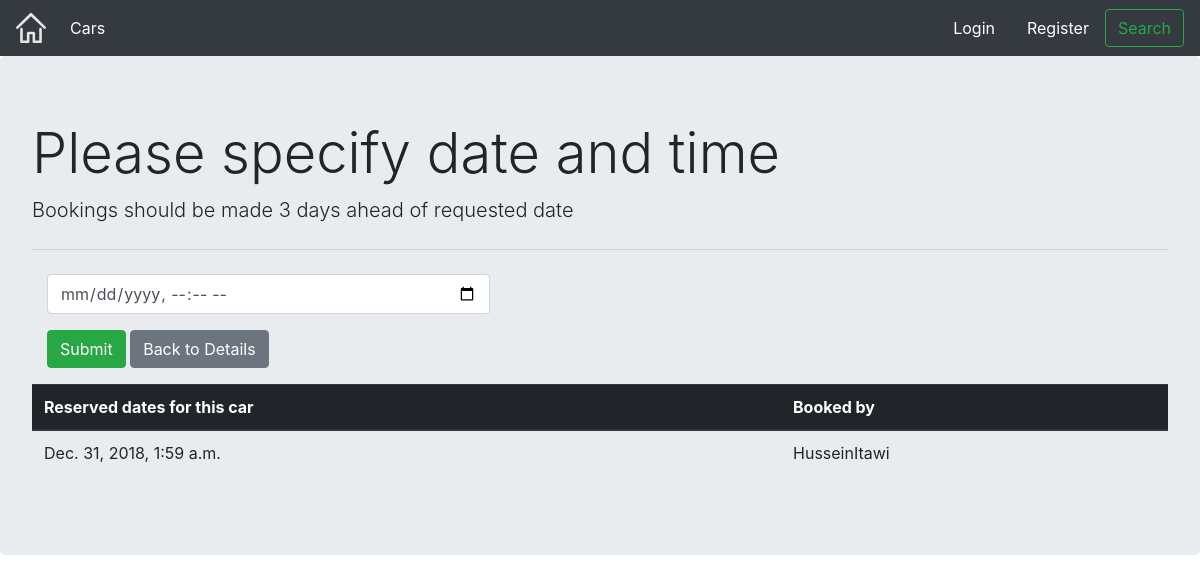
Before: /testdrive/booking/1 with the older database file.
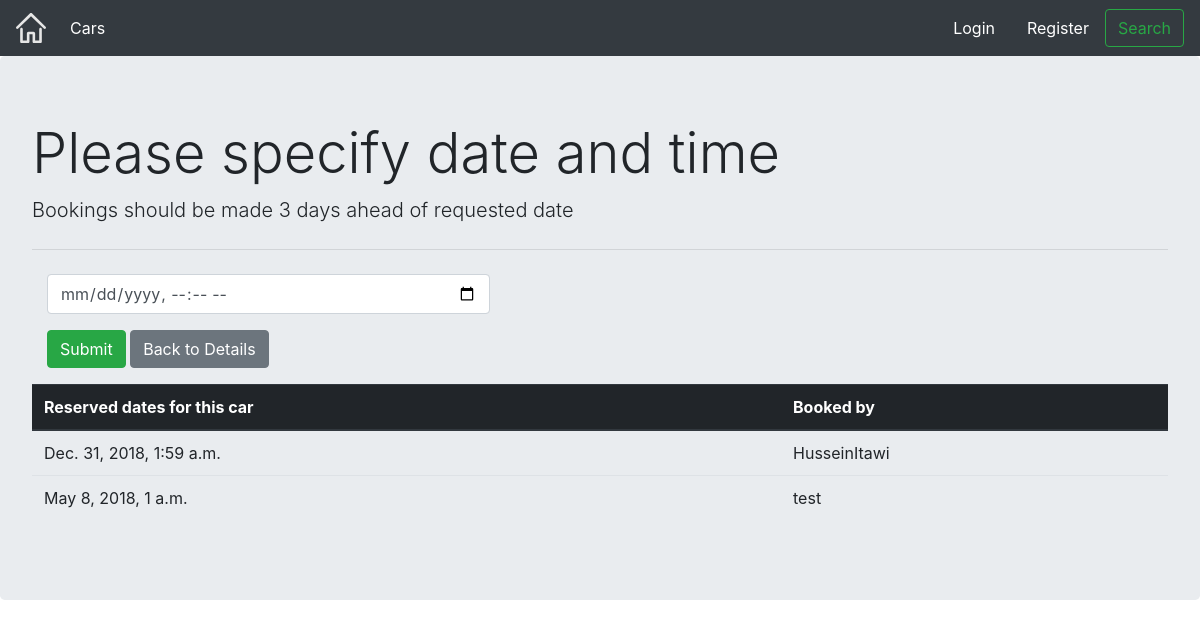
After: the same page with the newer database file.
### testdrive/models.py (models this page shows, shortened)
class TDModel(models.Model):
    driveDate = models.DateTimeField('Test Drive Date', default=datetime.now)
    driveCar = models.ForeignKey(CarModel, on_delete=models.CASCADE, default=1)
    driver = models.ForeignKey(User, on_delete=models.CASCADE, default=1)

### testdrive/views.py (the view)
# urls.py: url(r'^booking/(?P<pk>[0-9]+)$', views.createTD, name='booking'),
def createTD(request, pk):
    upcoming = []
    testCar = CarModel.objects.get(pk=pk)
    carTestDrives = TDModel.objects.filter(driveCar=testCar)
    for drive in carTestDrives:
        if drive.driveDate > timezone.now():
            upcoming.append(drive)
    if request.method == 'POST':
        user = User.objects.get(username=request.user)
        car = CarModel.objects.get(id=pk)
        drive = request.POST['driveDate']
        if datetime.datetime.strptime(drive, '%Y-%m-%dT%H:%M') >= datetime.datetime.now() + datetime.timedelta(days=3):
            if 8 < datetime.datetime.strptime(drive, '%Y-%m-%dT%H:%M').hour < 17 \
                    and 0 < datetime.datetime.strptime(drive, '%Y-%m-%dT%H:%M').weekday() < 4:
                try:
                    TDModel.objects.get(driveCar=car, driveDate=drive)
                    return render(request, 'testdrive/fail.html', {'pk': pk})
                except ObjectDoesNotExist:
                        TDModel.objects.create(driveDate=drive, driveCar=car, driver=user)
                        return render(request, 'testdrive/success.html', {'pk': pk})
            else:
                return render(request, 'testdrive/closed.html', {'pk': pk})
        else:
            return render(request, 'testdrive/pastTime.html', {'pk': pk})
    else:
        form = TDForm()
    return render(request, 'testdrive/createTD.html', {'form': form, 'pk': pk, 'upcoming': upcoming})

### testdrive/forms.py
class TDForm(forms.ModelForm):
    class Meta:
        model = TDModel
        exclude = ['driveDate']

### templates/testdrive/createTD.html (shortened to what this page needs)
{% extends 'exterior.html' %}
{% block login %}
        {% if user.is_authenticated %}
            <a class="nav-item nav-link" href="{% url 'accounts:profile' username=user.username %}" style="color: white; ">Welcome, {{ user.first_name }}</a>
        {% else %}
            <a class="nav-item nav-link" href="{% url 'accounts:login' %}" style="color: white; ">Login</a>
        {% endif %}
    {% endblock %}
    {% block logout %}
        {% if user.is_authenticated %}
            <a class="nav-item nav-link" href="{% url 'accounts:logout' %}" style="color: white; ">Logout</a>
        {% else %}
            <a class="nav-item nav-link" href="{% url 'accounts:register' %}" style="color:white;">Register</a>
        {% endif %}
    {% endblock %}
{% block content %}
    <div class="jumbotron">
    <h1 class="display-4">Please specify date and time</h1>
        <p class="lead my-1">Bookings should be made 3 days ahead of requested date</p>
        <hr class="my-4">
<form method="post">
    <div class="col-sm-5">
    <div class="input-group mb-3">
        <input type="datetime-local"  class="form-control" placeholder="Username" aria-label="Username" aria-describedby="basic-addon1" name="driveDate">
    </div>
    <div>
        <button type="submit" class="btn btn-success">Submit</button>
        <a class="btn btn-secondary" href="{% url 'cars:detail' pk=pk %}" role="button">Back to Details</a>
    </div>
        </div>
</form>
    {% if upcoming %}
  <p><table class="table">
  <thead class="thead-dark">
    <tr>
      <th scope="col">Reserved dates for this car</th>
      <th scope="col">Booked by</th>
    </tr>
  </thead>
  <tbody>
   {% for drive in upcoming %}
       <tr>
           <td>{{ drive.driveDate }}</td>
           <td>{{ drive.driver }}</td>
       </tr>
      {% endfor %}
  </tbody>
</table>
    {% endif %}
    </div>
{% endblock %}

Changed rows visible on the page:
added TDModel: driveDate "May 8, 2018, 1 a.m.", driver "test"
